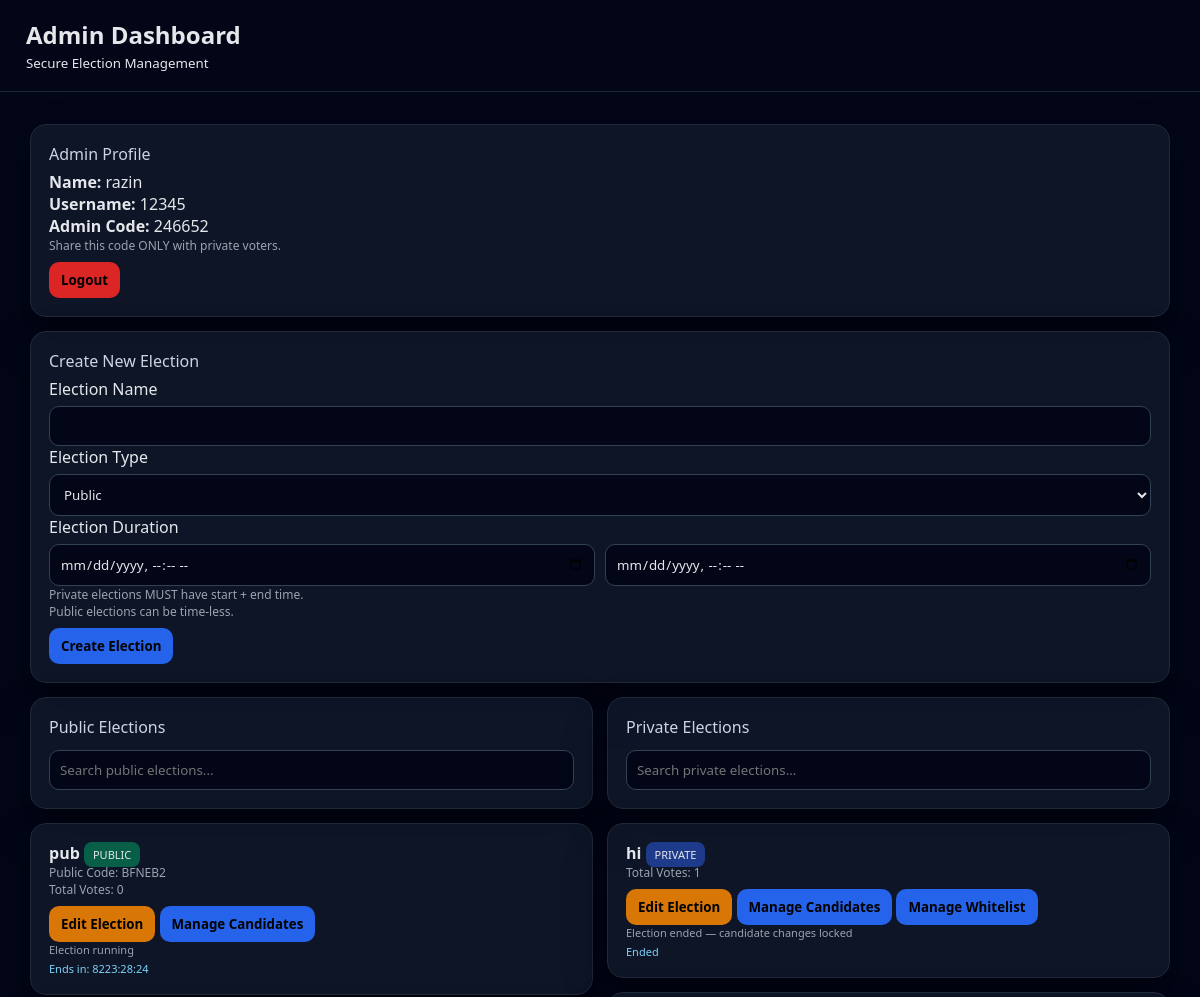
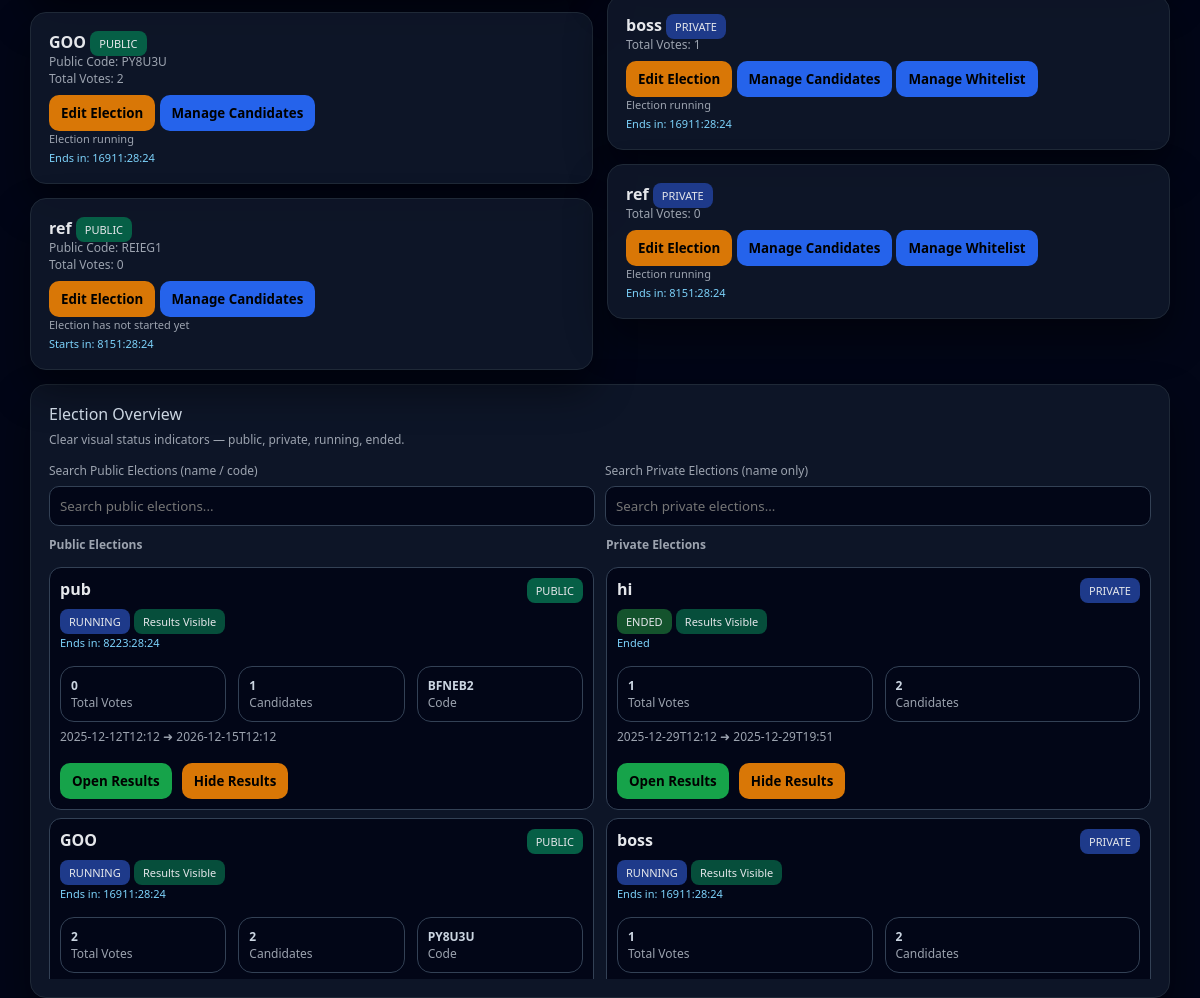
The app's page /admin/dashboard (signed in) with its own data (2 pictures, top to bottom).
### app.py (models this page shows)
class Admin(db.Model):
    id = db.Column(db.Integer, primary_key=True)
    name = db.Column(db.String(120))
    username = db.Column(db.String(80), unique=True)
    mobile = db.Column(db.String(20))
    email = db.Column(db.String(120), unique=True)
    password = db.Column(db.String(200))
    admin_code = db.Column(db.String(10), unique=True)
    elections = db.relationship("Election", backref="admin", cascade="all,delete")

class Election(db.Model):
    id = db.Column(db.Integer, primary_key=True)
    admin_id = db.Column(db.Integer, db.ForeignKey("admin.id"))
    name = db.Column(db.String(120))
    election_type = db.Column(db.String(20))  # public / private
    public_code = db.Column(db.String(20), nullable=True)
    start_time = db.Column(db.String(40), nullable=True)
    end_time = db.Column(db.String(40), nullable=True)
    result_visible = db.Column(db.Boolean, default=True)
    candidates = db.relationship("Candidate", backref="election", cascade="all,delete")
    votes = db.relationship("Vote", backref="election", cascade="all,delete")
    whitelist = db.relationship("VoterWhitelist", backref="election", cascade="all,delete")

### app.py (the view)
@app.route("/admin/dashboard")
def admin_dashboard():
    if not require_admin_login():
        return redirect("/")
    if "voter_logged" in session:
        flash("Voters cannot access admin panel")
        return redirect("/voter/dashboard")
    admin = Admin.query.get(session.get("admin_id"))
    elections = Election.query.filter_by(admin_id=admin.id).all()
    from datetime import datetime
    for e in elections:
        total_votes = Vote.query.filter_by(election_id=e.id).count()
        e.total_votes = total_votes
        e.is_upcoming = False
        e.is_running  = False
        e.is_ended    = False
        if e.start_time and e.end_time:
            start = datetime.fromisoformat(e.start_time)
            end   = datetime.fromisoformat(e.end_time)
            now   = datetime.now()
            if now < start:
                e.is_upcoming = True
            elif start <= now <= end:
                e.is_running = True
            else:
                e.is_ended = True
        results = []
        for c in e.candidates:
            vote_count = Vote.query.filter_by(candidate_id=c.id).count()
            if e.election_type == "private" and not election_has_ended(e):
                display_count = "—"
            else:
                display_count = vote_count
            results.append({
                "id": c.id,
                "candidate": c.name,
                "party": c.party,
                "description": c.description,
                "photo": f"/static/uploads/{c.photo}" if c.photo else None,
                "count": display_count,
                "raw_count": vote_count
            })
        visible_counts = [
            r["raw_count"]
            for r in results
            if isinstance(r["count"], int)
        ]
        if visible_counts:
            max_votes = max(visible_counts)
            for r in results:
                r["is_winner"] = (r["raw_count"] == max_votes and max_votes > 0)
        else:
            for r in results:
                r["is_winner"] = False
        e.results = results
    return render_template(
        "admin_dashboard.html",
        admin=admin,          # ← REQUIRED
        elections=elections,
        datetime=datetime
    )

### app.py (called while the page is built)
def election_has_ended(election):
    if not election.end_time:
        return False
    return datetime.now() >= datetime.fromisoformat(election.end_time)

def require_admin_login():
    if "admin_id" not in session or not session["admin_id"]:
        flash("Admin login required")
        return False
    return True

### templates/admin_dashboard.html (shortened to what this page needs)
<!DOCTYPE html>
<html lang="en">
<head>
</head>
<body>
<div class="topbar">
  <h2>Admin Dashboard</h2>
  <small>Secure Election Management</small>
</div>
<div class="container">
<div class="card">
  <div class="section-title">Admin Profile</div>
  <p><b>Name:</b> {{ admin.name }}</p>
  <p><b>Username:</b> {{ admin.username }}</p>
  <p><b>Admin Code:</b> {{ admin.admin_code }}</p>
  <p class="note">Share this code ONLY with private voters.</p>
  <a href="/logout">
    <button class="btn-red">Logout</button>
  </a>
</div>
<div class="card">
  <div class="section-title">Create New Election</div>
  <form method="POST" action="/admin/create-election">
    <label>Election Name</label>
    <input name="name" required>
    <label>Election Type</label>
    <select name="type" required>
      <option value="public">Public</option>
    </select>
    <label>Election Duration</label>
    <div class="row">
      <input type="datetime-local" name="start_time" required>
      <input type="datetime-local" name="end_time" required>
    </div>
    <p class="note">
      Private elections MUST have start + end time.<br>
      Public elections can be time-less.
    </p>
    <button class="btn-blue">Create Election</button>
  </form>
</div>
<div class="grid-2">
<div>
<div class="card">
  <div class="section-title">Public Elections</div>
  <input id="searchPublic" placeholder="Search public elections...">
</div>
{% for e in elections if e.election_type == "public" %}
<div class="card public-item"
     data-election-card
     data-start="{{ e.start_time }}"
     data-end="{{ e.end_time }}">
  <b>{{ e.name }}</b>
  <span class="badge badge-public">PUBLIC</span>
  {% if e.public_code %}
  <p class="note">Public Code: {{ e.public_code }}</p>
  {% endif %}
  <p class="note">Total Votes: {{ e.total_votes }}</p>
  <button class="btn-yellow"
          onclick="openEditElection('{{ e.id }}','{{ e.name }}','{{ e.start_time }}','{{ e.end_time }}')">
    Edit Election
  </button>
  <button class="btn-blue"
          onclick="openManageCandidates('{{ e.id }}',
                                        '{{ e.name }}')">
    Manage Candidates
  </button>
  <p class="election-state-note"></p>
  <p class="countdown-timer"></p>
</div>
{% endfor %}
</div>
<div>
<div class="card">
  <div class="section-title">Private Elections</div>
  <input id="searchPrivate" placeholder="Search private elections...">
</div>
{% for e in elections if e.election_type == "private" %}
<div class="card private-item"
     data-election-card
     data-start="{{ e.start_time }}"
     data-end="{{ e.end_time }}">
  <b>{{ e.name }}</b>
  <span class="badge badge-private">PRIVATE</span>
  <p class="note">Total Votes: {{ e.total_votes }}</p>
  <button class="btn-yellow"
          onclick="openEditElection('{{ e.id }}','{{ e.name }}','{{ e.start_time }}','{{ e.end_time }}')">
    Edit Election
  </button>
  <button class="btn-blue"
          onclick="openManageCandidates('{{ e.id }}',
                                        '{{ e.name }}')">
    Manage Candidates
  </button>
  <button class="btn-blue"
          onclick="openWhitelist('{{ e.id }}',
                                '{{ e.name }}')">
    Manage Whitelist
  </button>
  <p class="election-state-note"></p>
  <p class="countdown-timer"></p>
</div>
{% endfor %}
</div>
</div>
<div class="card">
  <div style="display:flex;justify-content:space-between;align-items:center;">
    <div class="section-title">Election Overview</div>
  </div>
  <p class="note">Clear visual status indicators — public, private, running, ended.</p>
  <div class="row" style="margin-top:10px;">
    <div>
      <label class="note">Search Public Elections (name / code)</label>
      <input id="ovPublicSearch" placeholder="Search public elections...">
    </div>
    <div>
      <label class="note">Search Private Elections (name only)</label>
      <input id="ovPrivateSearch" placeholder="Search private elections...">
    </div>
  </div>
  <div id="overviewGrid"
      style="display:grid;grid-template-columns:1fr 1fr;gap:12px;margin-top:10px;">
    <div>
      <h4 class="note">Public Elections</h4>
      <div id="publicOverviewList"
          style="margin-top:6px;max-height:420px;overflow-y:auto;">
        {% for e in elections if e.election_type == "public" %}
  <div class="result-box"
      data-ov-card
      data-type="{{ e.election_type }}"
      data-name="{{ e.name|lower }}"
      data-code="{{ e.public_code|lower if e.public_code }}"
      data-start="{{ e.start_time }}"
      data-end="{{ e.end_time }}">
    <div style="display:flex;justify-content:space-between;">
      <b>{{ e.name }}</b>
      {% if e.election_type == "public" %}
        <span class="badge badge-public">PUBLIC</span>
      {% else %}
        <span class="badge badge-private">PRIVATE</span>
      {% endif %}
    </div>
<div style="margin-top:6px;">
  {% if e.is_ended %}
    <span class="badge" style="background:#14532d;">ENDED</span>
  {% elif e.is_running %}
    <span class="badge" style="background:#1e3a8a;">RUNNING</span>
  {% elif e.is_upcoming %}
    <span class="badge" style="background:#78350f;">UPCOMING</span>
  {% else %}
    <span class="badge" style="background:#334155;">NO SCHEDULE</span>
  {% endif %}
  {% if e.result_visible %}
    <span class="badge" style="background:#064e3b;">Results Visible</span>
  {% else %}
    <span class="badge" style="background:#7c2d12;">Hidden</span>
  {% endif %}
</div>
<p class="countdown-timer"></p>
    <div style="display:flex;gap:12px;margin-top:8px;">
      <div class="cand-card" style="flex:1;">
        <div class="votes"><b>{{ e.total_votes }}</b></div>
        <div class="note">Total Votes</div>
      </div>
      <div class="cand-card" style="flex:1;">
        <div class="votes"><b>{{ e.candidates|length }}</b></div>
        <div class="note">Candidates</div>
      </div>
      {% if e.public_code %}
      <div class="cand-card" style="flex:1;">
        <div class="votes"><b>{{ e.public_code }}</b></div>
        <div class="note">Code</div>
      </div>
      {% endif %}
    </div>
    <div class="note" style="margin-top:6px;">
      {% if e.start_time and e.end_time %}
        {{ e.start_time }} ➜ {{ e.end_time }}
      {% else %}
        No schedule defined
      {% endif %}
    </div>
    <div style="display:flex;gap:10px;margin-top:10px;">
      <a href="/admin/results/{{ e.id }}">
        <button class="btn-green">Open Results</button>
      </a>
      <a href="/admin/toggle-results/{{ e.id }}">
        <button class="btn-yellow">
          {% if e.result_visible %}Hide Results{% else %}Show Results{% endif %}
        </button>
      </a>
    </div>
  </div>
  {% endfor %}
    </div>
  </div>
  <div>
    <h4 class="note">Private Elections</h4>
    <div id="privateOverviewList"
         style="margin-top:6px;max-height:420px;overflow-y:auto;">
    {% for e in elections if e.election_type == "private" %}
    <div class="result-box"
        data-ov-card
        data-type="{{ e.election_type }}"
        data-name="{{ e.name|lower }}"
        data-code="{{ e.public_code|lower if e.public_code }}"
        data-start="{{ e.start_time }}"
        data-end="{{ e.end_time }}">
      <div style="display:flex;justify-content:space-between;">
        <b>{{ e.name }}</b>
        {% if e.election_type == "public" %}
          <span class="badge badge-public">PUBLIC</span>
        {% else %}
          <span class="badge badge-private">PRIVATE</span>
        {% endif %}
      </div>
  <div style="margin-top:6px;">
    {% if e.is_ended %}
      <span class="badge" style="background:#14532d;">ENDED</span>
    {% elif e.is_running %}
      <span class="badge" style="background:#1e3a8a;">RUNNING</span>
    {% elif e.is_upcoming %}
      <span class="badge" style="background:#78350f;">UPCOMING</span>
    {% else %}
      <span class="badge" style="background:#334155;">NO SCHEDULE</span>
    {% endif %}
    {% if e.result_visible %}
      <span class="badge" style="background:#064e3b;">Results Visible</span>
    {% else %}
      <span class="badge" style="background:#7c2d12;">Hidden</span>
    {% endif %}
  </div>
  <p class="countdown-timer"></p>
      <div style="display:flex;gap:12px;margin-top:8px;">
        <div class="cand-card" style="flex:1;">
          <div class="votes"><b>{{ e.total_votes }}</b></div>
          <div class="note">Total Votes</div>
        </div>
        <div class="cand-card" style="flex:1;">
          <div class="votes"><b>{{ e.candidates|length }}</b></div>
          <div class="note">Candidates</div>
        </div>
      </div>
      <div class="note" style="margin-top:6px;">
        {% if e.start_time and e.end_time %}
          {{ e.start_time }} ➜ {{ e.end_time }}
        {% else %}
          No schedule defined
        {% endif %}
      </div>
      <div style="display:flex;gap:10px;margin-top:10px;">
        <a href="/admin/results/{{ e.id }}">
          <button class="btn-green">Open Results</button>
        </a>
        <a href="/admin/toggle-results/{{ e.id }}">
          <button class="btn-yellow">
            {% if e.result_visible %}Hide Results{% else %}Show Results{% endif %}
          </button>
        </a>
      </div>
    </div>
    {% endfor %}
  </div>
</div>
</div>
</div>
</div>
</body>
</html>

### templates/admin_dashboard.html (style rules this page uses)
* { margin:0;padding:0;box-sizing:border-box;font-family:Segoe UI,Arial; }
body { min-height:100vh; background:#020617; color:#e5e7eb; display:flex; flex-direction:column; align-items:center; }
.topbar { width:100%; padding:18px 26px; background:#020617; border-bottom:1px solid #1f2937; }
.container { width:1250px; max-width:95%; margin-top:18px; }
.card { background:rgba(15,23,42,.88); border:1px solid #1f2937; border-radius:16px; padding:18px; margin-top:14px; box-shadow:0 20px 40px rgba(0,0,0,.45); }
.section-title { color:#cbd5e1;margin-bottom:6px; }
.grid-2 { display:grid;grid-template-columns:1fr 1fr;gap:14px; }
.row { display:grid;grid-template-columns:1fr 1fr;gap:10px; }
input,select,textarea { width:100%;padding:10px; border-radius:10px; border:1px solid #334155; background:#020617;color:#e5e7eb; margin-top:6px; }
button { padding:9px 12px;border:none;border-radius:10px;cursor:pointer;margin-top:8px;font-weight:600; }
.btn-blue { background:#2563eb; }
.btn-green { background:#16a34a; }
.btn-yellow { background:#d97706; }
.btn-red { background:#dc2626; }
.badge { padding:5px 9px;border-radius:8px;font-size:11px; }
.badge-public { background:#065f46; }
.badge-private { background:#1e3a8a; }
.note { color:#9ca3af;font-size:12px; }
.result-box { margin-top:8px;padding:10px; border-radius:12px;background:#020617; border:1px solid #334155; }
.countdown-timer { margin-top:4px; font-size:11px; color:#7dd3fc; }
.election-state-note { font-size:11px; color:#9ca3af; }
.cand-card { background:#020617; border:1px solid #334155; border-radius:14px; padding:10px; margin-top:8px; }
.votes { font-size:12px; color:#cbd5e1; }

### records on screen
Admin: name "razin", username "12345", admin_code "246652"
Election: name "pub", public_code "BFNEB2", total_votes "0", election_type "PUBLIC", result_visible "Results Visible", candidates|length "1", start_time "2025-12-12T12:12", end_time "2026-12-15T12:12"
Election: name "GOO", public_code "PY8U3U", total_votes "2", election_type "PUBLIC", result_visible "Results Visible", candidates|length "2"
Election: name "ref", public_code "REIEG1", total_votes "0"
Election: name "hi", total_votes "1", election_type "PRIVATE", shows "ENDED", shows "Results Visible", candidates|length "2", start_time "2025-12-29T12:12", end_time "2025-12-29T19:51", shows "Hide Results"
Election: name "boss", total_votes "1", election_type "PRIVATE", shows "RUNNING", shows "Results Visible", candidates|length "2"
Election: name "ref", total_votes "0"
